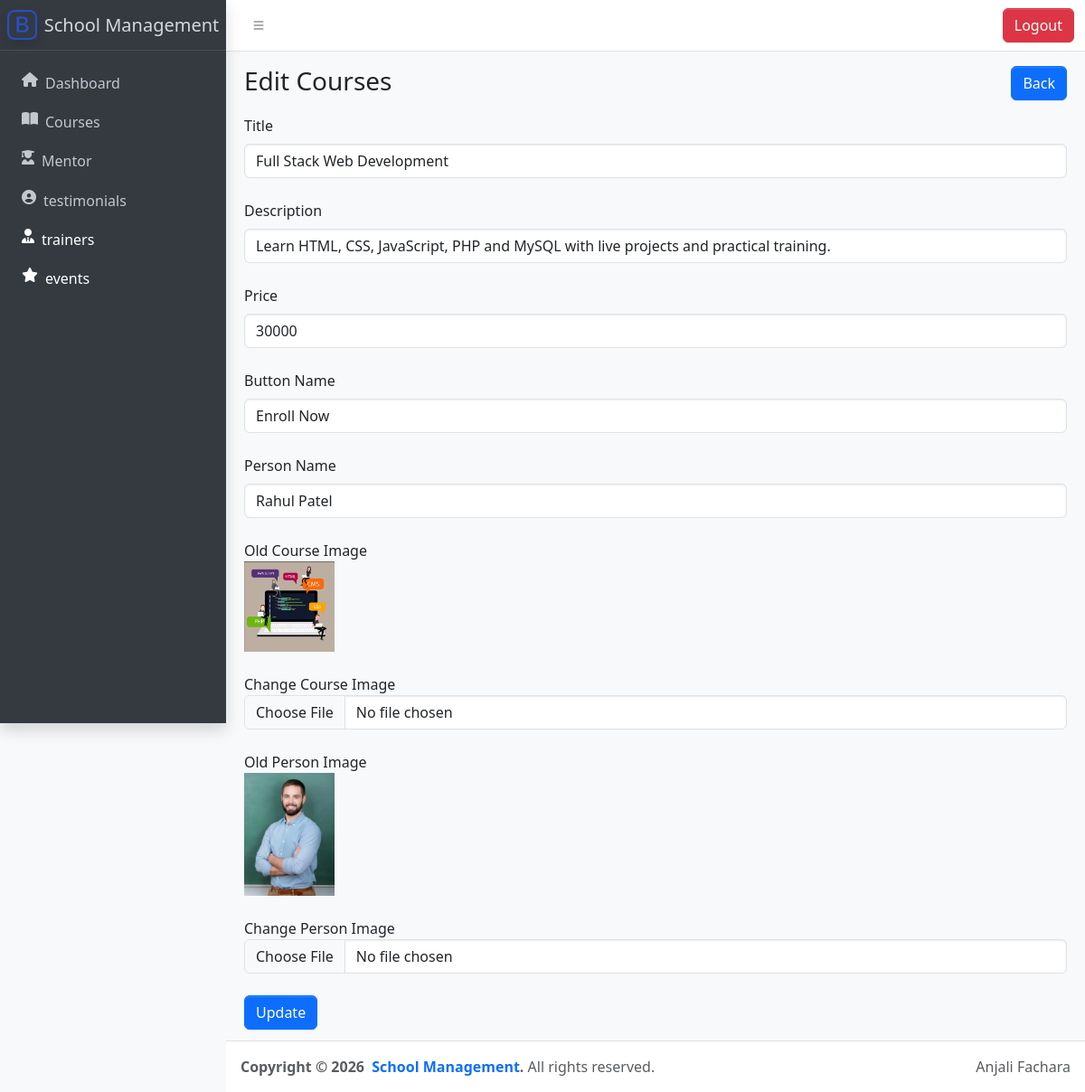
Screenshot of /backend/courses_edit.php?id=1 with the database file from the repository.
### tables this page shows
CREATE TABLE `courses` (
  `id` int(11) NOT NULL,
  `person_image` varchar(255) NOT NULL,
  `courses_image` varchar(255) NOT NULL,
  `person_name` varchar(100) NOT NULL,
  `title` varchar(255) NOT NULL,
  `description` text NOT NULL,
  `price` int(11) NOT NULL,
  `btn_name` varchar(50) NOT NULL
);

### backend/courses_edit.php (the view, shortened to what this page needs)
<!doctype html>
<html lang="en">
<head>
  <link
    rel="stylesheet"
    href="https://cdn.jsdelivr.net/npm/@fontsource/source-sans-3@5.0.12/index.css" />
  <link
    rel="stylesheet"
    href="https://cdn.jsdelivr.net/npm/overlayscrollbars@2.11.0/styles/overlayscrollbars.min.css" />
  <link
    rel="stylesheet"
    href="https://cdn.jsdelivr.net/npm/bootstrap-icons@1.13.1/font/bootstrap-icons.min.css" />
  <link
    rel="stylesheet"
    href="https://cdnjs.cloudflare.com/ajax/libs/font-awesome/6.5.1/css/all.min.css" />
  <link rel="stylesheet" href="css/adminlte.css" />
</head>
<body class="layout-fixed sidebar-expand-lg sidebar-open bg-body-tertiary">
  <div class="app-wrapper">
    <?php
    include('layout/header.php');
    ?>
    <?php
    include('layout/sidebar.php');
    ?>
    <main class="app-main">
      <div class="app-content-header">
        <div class="container-fluid">
          <div class="row">
            <div class="col-sm-6">
              <h3 class="mb-0">Edit Courses</h3>
            </div>
            <div class="col-sm-6">
              <ol class="breadcrumb float-sm-end">
                <a href="list.php" class="btn btn-primary">Back</a>
              </ol>
            </div>
          </div>
        </div>
      </div>
      <div class="app-content">
        <div class="container-fluid">
          <div class="row">
            <?php
            include('config.php');
            $id = $_GET['id'];
            $query = "SELECT * FROM courses WHERE id = '$id'";
            $result = mysqli_query($conn, $query);
            $data = mysqli_fetch_assoc($result);
            ?>
            <form action="courses_update.php" method="post" enctype="multipart/form-data">
              <label class="form-label">Title</label>
              <input type="text" class="form-control" name="title"
                value="<?php echo $data['title']; ?>"> <br>
              <label class="form-label">Description</label>
              <input type="text" class="form-control" name="description"
                value="<?php echo $data['description']; ?>"> <br>
              <label class="form-label">Price</label>
              <input type="text" class="form-control" name="price"
                value="<?php echo $data['price']; ?>"> <br>
              <label class="form-label">Button Name</label>
              <input type="text" class="form-control" name="btn_name"
                value="<?php echo $data['btn_name']; ?>"> <br>
              <label class="form-label">Person Name</label>
              <input type="text" class="form-control" name="person_name"
                value="<?php echo $data['person_name']; ?>"> <br>
              <label>Old Course Image</label><br>
              <img src="assets/uploads/courses/<?php echo $data['courses_image']; ?>" width="100"><br><br>
              <label>Change Course Image</label>
              <input type="file" name="courses_image" class="form-control"><br>
              <label>Old Person Image</label><br>
              <img src="assets/uploads/person/<?php echo $data['person_image']; ?>" width="100"><br><br>
              <label>Change Person Image</label>
              <input type="file" name="person_image" class="form-control"><br>
              <input type="submit" name="update" value="Update" class="btn btn-primary">
            </form>
          </div>
        </div>
      </div>
    </main>
    <?php
    include('layout/footer.php');
    ?>
</body>
</html>

### rows the page displays
courses: title "Full Stack Web Development", description "Learn HTML, CSS, JavaScript, PHP and MySQL with live projects and practical training.", price "30000", btn_name "Enroll Now", person_name "Rahul Patel", courses_image (picture), person_image (picture)
